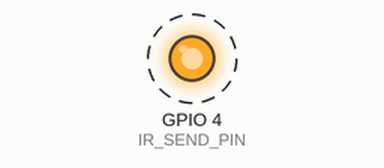
Bench run of a sketch on a simulated ESP32. On the bench: output pins drawn as LEDs (lit = HIGH). Dashed ring = blinking.

Above: at 0.2 s.
Timing chart, 0 to 3.0 s (numbered marks = the images above):
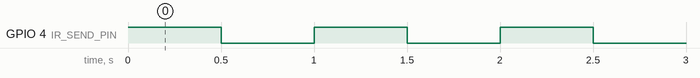

Measured:
- by itself, GPIO 4 (IR_SEND_PIN): alternates HIGH for 0.50 s and LOW for 0.50 s

The sketch:

ESP32_IRLED_TEST.ino
```cpp
#define IR_SEND_PIN 4

void setup() {
  pinMode(IR_SEND_PIN, OUTPUT);
}

void loop() {
  digitalWrite(IR_SEND_PIN, HIGH);  // LED On
  delay(500);
  digitalWrite(IR_SEND_PIN, LOW);   // LED Off
  delay(500);
}
```
